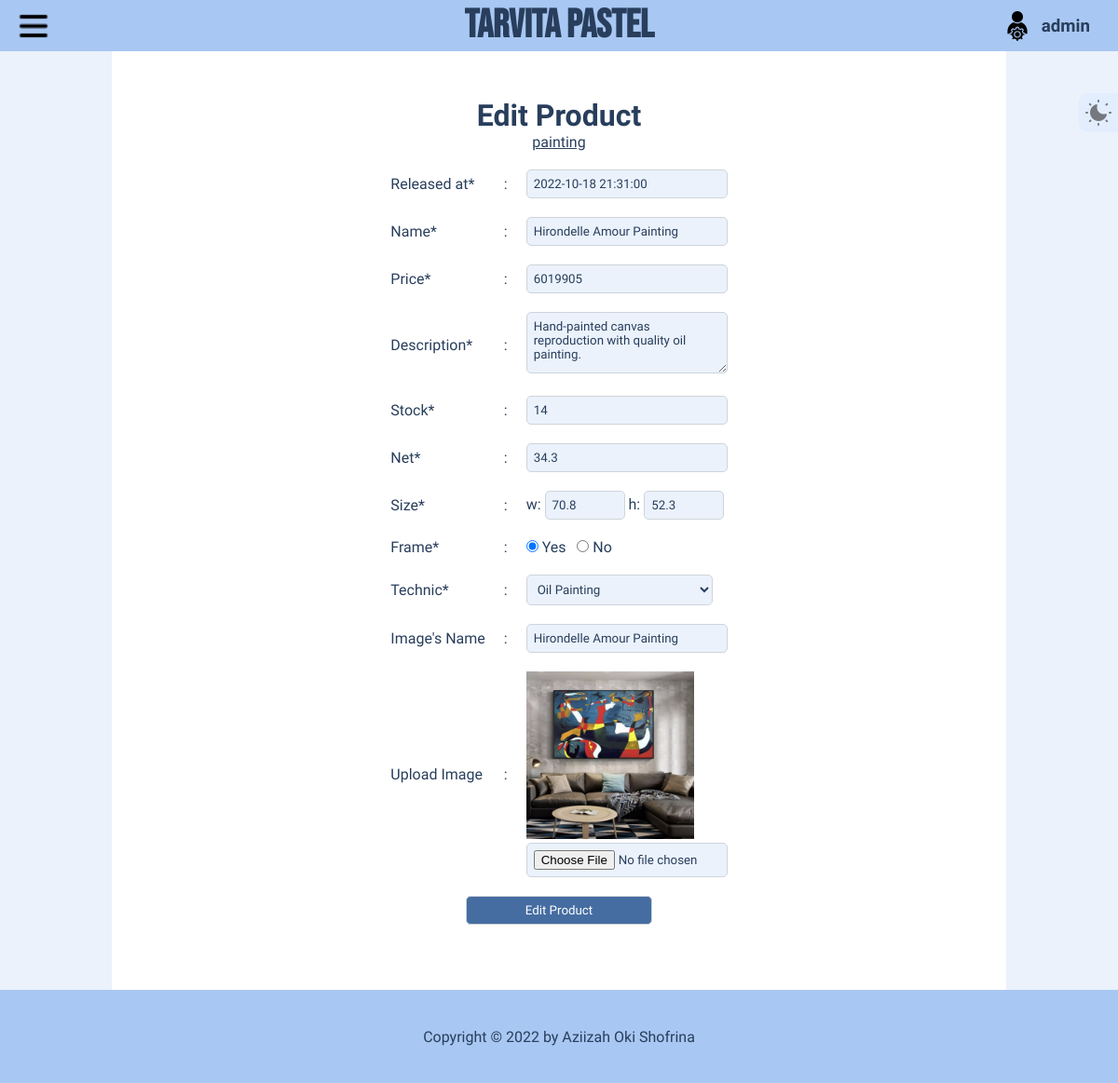
Screenshot of /edit-product.php?product=painting-1 (signed in) with the database file from the repository.
### tables this page shows
CREATE TABLE `products` (
  `id` varchar(50) NOT NULL,
  `released_date` datetime NOT NULL,
  `name` varchar(50) NOT NULL,
  `price` int(11) NOT NULL,
  `description` varchar(100) NOT NULL,
  `stock` int(11) NOT NULL,
  `net` float NOT NULL,
  `width` float NOT NULL,
  `height` float NOT NULL,
  `frame` varchar(10) DEFAULT NULL,
  `technic` varchar(50) DEFAULT NULL,
  `material` varchar(50) DEFAULT NULL,
  `packing_list` varchar(100) DEFAULT NULL,
  `image` varchar(100) DEFAULT NULL
);

### config.php (called while the page is built, shortened)
<?php
$con = mysqli_connect("localhost", "root", "", "tarvita_pastel");
function get_img_name($id) {
  $prev_image = get_from_db(
    "SELECT image FROM products
     WHERE id='$id'"
  )[0]["image"];
  $image_name = explode(".", $prev_image)[0];
  $image_name = explode("$id-", $image_name);
  $image_name = end($image_name);
  return $image_name;
}
function get_from_db($query) {
  global $con;
  $result = mysqli_query(
    $con,
    $query
  );
  $rows = [];
  while ($row = mysqli_fetch_assoc($result)) {
    $rows[] = $row;
  }
  return $rows;
}
?>

### edit-product.php (the view, shortened to what this page needs)
<?php
require "config.php";
$id = $_GET["product"];
if (preg_match("/painting/i", $id)) {
  $product_type = "painting";
} else if (preg_match("/tool/i", $id)) {
  $product_type = "tool";
}
$product = get_from_db("SELECT * FROM products WHERE id='$id'")[0];
?>
<!DOCTYPE html>
<html lang="en">
<head>
  <link rel="stylesheet" href="app/style.css?v=<?= time(); ?>">
</head>
<body>
  <div class="page-wrapper add-product-page">
    <?php include "header.php"; ?>
    <div class="content-wrapper">
      <div class="main-content">
        <div class="content">
          <h1> Edit Product </h1>
          <p> <u> <?= $product_type; ?> </u> </p>
          <table cellspacing="20">
            <form action="" method="POST" enctype="multipart/form-data" class="form container">
              <tr>
                <td> <label for="datetime"> Released at* </label> </td>
                <td> <center> : </center> </td>
                <td> <input type="datetime" name="datetime" id="datetime" value="<?= $product["released_date"]; ?>" readonly class="form-input"> </td>
              </tr>
              <tr>
                <td> <label for="name"> Name* </label> </td>
                <td> <center> : </center> </td>
                <td> <input type="text" name="name" placeholder="Name" id="name" required maxlength="50" autocomplete="off" class="form-input" value="<?= $product["name"]; ?>"> </td>
              </tr>
              <tr>
                <td> <label for="number"> Price* </label> </td>
                <td> <center> : </center> </td>
                <td> <input type="number" name="price" placeholder="Price" id="number" required min="0" class="form-input" value="<?= $product["price"]; ?>"> </td>
              </tr>
              <tr>
                <td> <label for="desc"> Description* </label> </td>
                <td> <center> : </center> </td>
                <td> <textarea name="desc" id="desc" cols="15" rows="3" maxlength="100" required autocomplete="off" class="form-input" placeholder="Max 100 characters"><?= $product["description"]; ?></textarea> </td>
              </tr>
              <tr>
                <td> <label for="stock"> Stock* </label> </td>
                <td> <center> : </center> </td>
                <td> <input type="number" name="stock" placeholder="Stock" id="stock" required min="0" class="form-input" value="<?= $product["stock"]; ?>"> </td>
              </tr>
              <tr>
                <td> <label for="net"> Net* </label> </td>
                <td> <center> : </center> </td>
                <td> <input type="number" step="0.01" name="net" placeholder="Net (g)" id="net" min="0" class="form-input" value="<?= $product["net"]; ?>" required> </td>
              </tr>
              <tr>
                <td> <label for="size"> Size* </label> </td>
                <td> <center> : </center> </td>
                <td>
                  <label for="w"> w:</label>
                  <input type="number" step="0.01" name="width" id="w" placeholder="cm" min="0" class="form-input" style="width: 70px;" value="<?= $product["width"]; ?>" required>
                  <label for="h"> h:</label>
                  <input type="number" step="0.01" name="height" id="h" placeholder="cm" min="0" class="form-input" style="width: 70px;" value="<?= $product["height"]; ?>" required>
                </td>
              </tr>
              <?php if ($product_type == "painting") { ?>
                <tr>
                  <td> <label for="frame"> Frame* </label> </td>
                  <td> <center>:</center> </td>
                  <td>
                    <input type="radio" name="frame" id="yes" value="Yes" <?php if ($product["frame"] == "Yes") {
                                                                            echo "checked";
                                                                          } ?>> <label for="yes"> Yes </label> &nbsp;
                    <input type="radio" name="frame" id="no" value="No" <?php if ($product["frame"] == "No") {
                                                                          echo "checked";
                                                                        } ?>> <label for="no"> No </label>
                  </td>
                </tr>
                <tr>
                  <td> <label for="technic"> Technic* </label> </td>
                  <td> <center>:</center> </td>
                  <td>
                    <select name="technic" id="technic" class="form-input">
                      <option value="Oil Painting" <?php if ($product["technic"] == "Oil Painting") {
                                                      echo "selected";
                                                    } ?>> Oil Painting </option>
                    </select>
                  </td>
                </tr>
              <?php } else if ($product_type == "tool") { ?>
                <tr>
                  <td> <label for="material"> Material* </label> </td>
                  <td> <center>:</center> </td>
                  <td> <input type="text" name="material" placeholder="Material" id="material" min="0" class="form-input" value="<?= $product["material"]; ?>"> </td>
                </tr>
                <tr>
                  <td> <label for="pack"> Packing List* </label> </td>
                  <td> <center>:</center> </td>
                  <td> <textarea name="pack" id="pack" cols="15" rows="3" class="form-input" placeholder="1 pcs brush, etc" maxlength="100"><?= $product["packing_list"]; ?></textarea> </td>
                </tr>
              <?php } ?>
              <tr>
                <td> <label for="image_name"> Image's Name </label> </td>
                <td> <center> : </center> </td>
                <td> <input type="text" name="image_name" id="image_name" placeholder="Optional" class="form-input" value="<?= get_img_name($product["id"]); ?>" required> </td>
              </tr>
              <tr>
                <td> <label for="image"> Upload Image </label> </td>
                <td> <center> : </center> </td>
                <td>
                    <img src="img/products/<?= $product["image"]; ?>" alt="<?= $product["image"]; ?>" width="180px"> <br>
                    <input type="file" name="image" id="image" accept="image/*" class="form-input">
                </td>
              </tr>
              <tr>
                <td colspan="4">
                  <center> <button type="submit" name="submit"> Edit Product </button> </center>
                </td>
              </tr>
            </form>
          </table>
        </div>
      </div>
    </div>
    <?php include "footer.php"; ?>
  </div>
</body>
</html>

### app/style.css (style rules this page uses)
:root { --mode: #dae8ff; --page-bg: #ebf2fc; --page-font: #283e5c; --page-theme: #a7c0e086; --page-hover-prim: #a7c0e05b; --page-hover-sec: #a2aacd1d; --black: #302e3e; --button-bg: #466da2; --button-font: var(--content-bg); --button-hover-bg: #283e5c; --header-bg: #A8C7F2; --sidebar-hide: -250px; --sidebar-show: 250px; --content-bg: white; --product-container: #ffffff; --input-shadow: #4284e054; --intro-bg: url("../img/intro-bg-light.jpg"); --skin-logo: url("../img/moon-black.png"); --menu-logo:url("../img/menu-black.png"); --admin-logo: url("../img/admin-black.png"); --user-logo: url("../img/user-black.png"); --search-logo:url("../img/search-black.png"); --home-logo: url("../img/home-black.png"); --about-us-logo: url("../img/about-us-black.png"); --login-logo: url("../img/login-black.png"); --paintings-logo: url("../img/paintings-black.png"); --tools-logo: url("../img/tools-black.png"); --add-product-logo: url("../img/add-product-black.png"); --edit-product-logo: url("../img/edit-product-black.png"); --delete-product-logo: url("../img/delete-product-black.png"); }
* { margin: 0px; padding: 0px; }
body { color: var(--page-font); background-color: var(--header-bg); }
.form-input, button { outline: none; border-radius: 5px; border: none; border: 1px solid #ced4da; background-color: var(--page-bg); color: var(--page-font); padding: 7px; width: 200px; font-family: 'Exo', sans-serif; }
button { background-color: var(--button-bg); color: var(--button-font); }
.page-wrapper { background-color: var(--page-bg); width: 100%; position: relative; display: flex; flex-direction: column; justify-content: center; }
.content-wrapper { background-color: var(--page-bg); font-family: 'Exo', sans-serif; display: flex; }
.sidebar, .main-content { transition: 0.5s ; }
.main-content { background-color: var(--page-bg); width: 100%; height: fit-content; display: flex; flex-direction: column; align-items: center; }
.content { background-color: var(--content-bg); padding: 50px 0px; width: 80%; display: flex; flex-direction: column; justify-content: center; align-items: center; }
textarea.form-input { height: 50px; }

### rows the page displays
products: datetime "2022-10-18 21:31:00", name "Hirondelle Amour Painting", price "6019905", desc "Hand-painted canvas reproduction with quality oil painting.", stock "14", net "34.3", width "70.8", height "52.3", frame "☑ Yes", frame "☐ No", technic "Oil Painting", image (picture)

### other values shown
$_SESSION["username"] "admin"
$product_type "painting"
